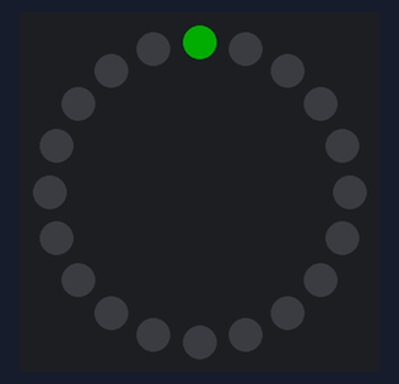
Simulated run of this sketch. Board: ESP8266 (NodeMCU). Parts: 20 RGB LEDs in a ring, first at the top, clockwise. Dim RGB values are drawn brighter than linear; WiFi joins after 1.5 s; servers stay silent unless stated; the strip is taken to match the declared colour order; no MQTT or app messages arrive unless stated.

Above: at 0.1 s.
At 1.0 s:
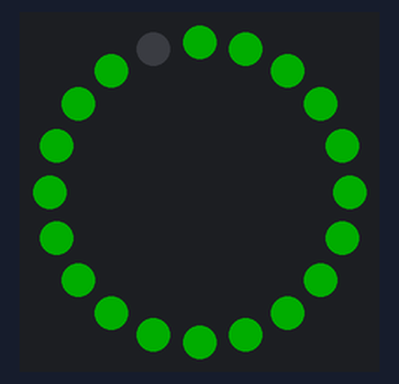
At 1.4 s:
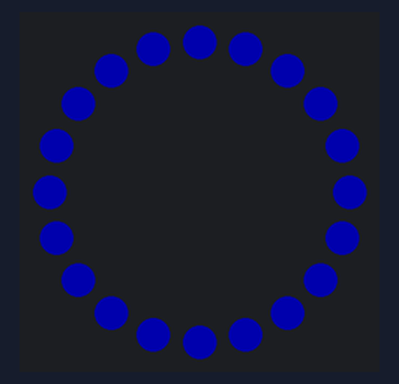

The sketch:

XmasStar_WiFi_MQTT.ino
```cpp
// (licence header left out)
#include <PubSubClient.h>
#include <ESP8266WiFi.h>
#include <Adafruit_NeoPixel.h>

#define BUTTON_PIN   0    // Digital IO pin connected to the button.  This will be
// driven with a pull-up resistor so the switch should
// pull the pin to ground momentarily.  On a high -> low
// transition the button press logic will execute.

#define PIXEL_PIN    2    // Digital IO pin connected to the NeoPixels.

// TODO: Better way to set these up
const char* ssid = "YOUR_SSID";
const char* password = "YOUR_PASSWORD";

// MQTT Server
char* server = "192.168.1.3";

// MQTT Topics to publish to and subscribe to
// SUB: Get new colours or control information
// PUB: Publish out status, e.g. starting, reconnected etc
#define MQTT_PUB_TOPIC "wifilights/status"
#define MQTT_BASE_TOPIC "wifilights/"
#define MQTT_COLOUR_TOPIC_PART "/colour"
#define MQTT_CONTROL_TOPIC_PART "/control"
// TODO: Use individual light specific topic.

// Hardware defines for this light
// TODO: Look at defining number of pixels remotely
#define PIXEL_COUNT    20

// Parameter 1 = number of pixels in strip,  neopixel stick has 8
// Parameter 2 = pin number (most are valid)
// Parameter 3 = pixel type flags, add together as needed:
//   NEO_RGB     Pixels are wired for RGB bitstream
//   NEO_GRB     Pixels are wired for GRB bitstream, correct for neopixel stick
//   NEO_KHZ400  400 KHz bitstream (e.g. FLORA pixels)
//   NEO_KHZ800  800 KHz bitstream (e.g. High Density LED strip), correct for neopixel stick
Adafruit_NeoPixel strip = Adafruit_NeoPixel(PIXEL_COUNT, PIXEL_PIN, NEO_RGB + NEO_KHZ400);

void callback(char* topic, byte* payload, unsigned int length);

// Wifi/MQTT objects
WiFiClient wifiClient;
PubSubClient client(server, 1883, callback, wifiClient);

// Build the client name based on "WiFiLight-MAC-millis" to provide uniqueness
String clientName;
String ledIdStr;
String subTopic;
String colourTopic;
String controlTopic;

// If using rainbow then keep track so function doesnt take up time
#define RAINBOW_DELAY 50
#define WIPE_DELAY 20
boolean rainbowMode = true;
long rainbowMillis = 0L;
int rainbowOuter = 0;
long rainbowDelay = RAINBOW_DELAY;
long wipeDelay = WIPE_DELAY;

// For WiFi Star V1.0 LEDs 13 and 14 are swapped
void setPixelColor(uint16_t n, uint32_t c) {
  if ( n == 13 )
    n = 14;
  else if ( n == 14 )
    n = 13;
  strip.setPixelColor( n, c );
}


/** getColour - Get the integer colour value from a 2 hex digit characters
   @param val - The character pointer to hex values
   @return integer representation, 0-255 of the hex value
*/
int getColour( char *val ) {
  int col = 0;
  for ( int i = 0; i < 2; i++ ) {
    col *= 16;
    if ( *val >= 'a' && *val <= 'f')
      col += (*val - 'a' + 10);
    else if ( *val >= 'A' && *val <= 'F' )
      col += (*val - 'A' + 10);
    else
      col += (*val - '0');

    val++;
  }
  return col;
}

/** callback for MQTT subscription
   New messages on the subscribed topic are processed here.
   If wildcard topic is used, then individual topic code would need to handle their
   corresponding payloads.
   @param topic - Char pointer to topic name. 0 terminated
   @param payload - Pointer to payload, not 0 terminated, use length.
   @param length - of payload

*/
void callback(char* topic, byte* payload, unsigned int length) {
  char *pl = (char*)payload;
  char *tPtr = topic;
  // Is it a control topic or colour topic message
  //  if ( strncmp(tPtr, MQTT_CONTROL_TOPIC, strlen(MQTT_CONTROL_TOPIC)) == 0 ) {
  // TODO: Make into string comparisons instead of char str
  if ( strncmp(tPtr, (char*)controlTopic.c_str(), strlen((char*)controlTopic.c_str())) == 0 ) {
    // Control message is of form name=value or off
    char value[10];
    if (strncmp(pl, "delay=", 6) == 0) {
      // Wipe delay
      strncpy( value, &pl[6], length - 6);
      int tmp = atoi(value);
      wipeDelay = tmp;
    } else if (strncmp(pl, "rdelay=", 7) == 0) {
      // Rainbow delay
      strncpy( value, &pl[7], length - 7);
      int tmp = atoi(value);
      rainbowDelay = tmp;
    } else if (strncmp(pl, "off", 3) == 0) {
      // All off
      clearStrip();
      rainbowMode = false;
    }
    //  } else if ( strncmp(tPtr, MQTT_COLOUR_TOPIC, strlen(MQTT_COLOUR_TOPIC)) == 0 ) {
  } else if ( strncmp(tPtr, (char*)colourTopic.c_str(), strlen((char*)colourTopic.c_str())) == 0 ) {

    // Its a colour topic message, set next colour
    rainbowMode = false;
    if (strncmp(pl, "red", 3) == 0) {
      colorWipe(Color(255, 0, 0), wipeDelay);
    } else if (strncmp(pl, "green", 5) == 0) {
      colorWipe(Color(0, 255, 0), wipeDelay);
    } else if (strncmp(pl, "blue", 4) == 0) {
      colorWipe(Color(0, 0, 255), wipeDelay);
    } else if (strncmp(pl, "off", 3) == 0) {
      colorWipe(Color(0, 0, 0), 0);
    } else if (strncmp(pl, "#", 1) == 0) {
      // get colour hex value only if message long enough
      if ( length > 6 ) {
        char col[10];
        strncmp( col, &pl[1], length - 1);
        // Should be 6 hex characters
        int red = getColour( &pl[1] );
        int green = getColour( &pl[3] );
        int blue = getColour( &pl[5] );
        colorWipeIn(Color(red, green, blue), wipeDelay);
      }
    } else if (strncmp(pl, "rainbow", 7) == 0) {
      // Reset Rainbow mode
      rainbowMode = true;
      rainbowOuter = 0;
    } else {
      // Turn off
      rainbowMode = false;
      clearStrip();
    }
  }
}

/** nodeIdToStr - Convert ESP8266 MAC address in array to string representation. Called Node ID
   here to avoid confusion with Message Authentication Codes (MAC) in CryptoAuth.
   @param mac - pointer to WiFi MAC address array
   @param incColon - Include : between octets if true
   @return String representation of MAC address
*/
String nodeIdToStr(const uint8_t* mac, bool incColon)
{
  String result;
  for (int i = 0; i < 6; ++i) {
    result += String(mac[i], 16);
    if (incColon && i < 5)
      result += ':';
  }
  return result;
}

/** setup - Perform various setup functions of hardware, connect to WiFi
*/
void setup() {

  strip.begin();
  clearStrip();

  // Set brighness, 0=darkest (off), 255=brightest.
  strip.setBrightness(50);

  colorWipe(strip.Color(0, 0, 0), 0);    // Black/off

  // Connect to WiFi network
  /* Explicitly set the ESP8266 to be a WiFi-client, otherwise, it by default,
     would try to act as both a client and an access-point and could cause
     network-issues with your other WiFi-devices on your WiFi-network. */
  WiFi.mode(WIFI_STA);
  WiFi.begin(ssid, password);
  colorWipe(strip.Color(0, 255, 0), 50);
  while (WiFi.status() != WL_CONNECTED) {
    // Flash LED Blue while waiting
    colorWipeIn(strip.Color(0, 0, 255), 100 ); // Blue
    strip.show();
    delay(200);
    colorWipeIn(strip.Color(0, 0, 0), 50);  // Off
    strip.show();
  }

  colorWipe(strip.Color(0, 0, 0), 0);    // Black/off

  // Generate client name based on Product, ESP8266 MAC address and last 8 bits of microsecond counter
  clientName += "XmasStar-";
  uint8_t mac[6];
  WiFi.macAddress(mac);
  ledIdStr = nodeIdToStr(mac, false);

  clientName += ledIdStr;
  clientName += "-";
  clientName += String(micros() & 0xff, 16);

  // Setup colour and control topic names
  colourTopic = MQTT_BASE_TOPIC + ledIdStr + MQTT_COLOUR_TOPIC_PART;
  controlTopic = MQTT_BASE_TOPIC + ledIdStr + MQTT_CONTROL_TOPIC_PART;
  subTopic =  MQTT_BASE_TOPIC + ledIdStr + "/#";

  if (client.connect((char*) clientName.c_str())) {
    String startMsg = clientName + " Started";
    if (client.publish(MQTT_PUB_TOPIC, (char*)startMsg.c_str())) {
      // Published
      setPixelColor(0, Color(0, 255, 0));    // Green
      strip.show();
    }
  }
  else {
    // Restart whole device and try to re-connect
    setPixelColor(0, Color(255, 0, 0));  // Red
    strip.show();
    delay(1000);
    clearStrip();
    abort();
  }

  client.subscribe((char*)subTopic.c_str());    //MQTT_SUB_TOPIC);
  setPixelColor(0, Color(128, 128, 128));    // 1/2 white for 500mS
  strip.show();
  delay(500);
  setPixelColor(0, Color(0, 0, 0));    // Off
  strip.show();

  // Ready!
}

/** loop - main loop where processing happens
   Look for incoming subscribed messages, if rainbow mode, determine if its
   time to move the sequence on
*/
void loop() {
  client.loop();

  if ( rainbowMode ) {
    if ( millis() > rainbowMillis + rainbowDelay) {
      rainbowMillis = millis();
      rainbowStrip( rainbowOuter ) ;
      if ( ++rainbowOuter > 255 ) {
        rainbowOuter = 0;
      }
    }
  }
}

/** rainbowStrip - Re-draw strip based on outer loop value
   @param outer - The outer loop value, range 0-255
*/
void rainbowStrip(int outer) {
  for (int i = 0; i < strip.numPixels(); i++) {
    setPixelColor(i, Wheel( (i + outer) % 255));
  }
  strip.show();   // write all the pixels out
}


/** colorWipe - fill the dots one after the other with said color
   @param c - the colour value
   @param wait - Wait in mS between each pixel colour changes
*/
void colorWipe(uint32_t c, uint32_t wait) {
  if ( wait > 0 ) {
    for (int i = 0; i < strip.numPixels(); i++) {
      setPixelColor(i, c);
      strip.show();
      delay(wait);
    }
  } else {
    for (int i = 0; i < strip.numPixels(); i++)
      setPixelColor(i, c);
    strip.show();
  }
}

void colorWipeIn(uint32_t c, uint8_t wait) {

  // 5 arms, 4 LEDs/arm
  for (uint16_t i = 0; i < 4; i++) { // LEDs on each arm
    for ( uint16_t j = 0; j < 5; j++) { // Arm
      int pixelNum = 4 * j + i;
      setPixelColor(pixelNum, c);
    }
    strip.show();
    delay(wait);
  }
}

/* Helper functions, taken from Adafruit WS2801 library example sketches */

/** clearStrip - reset the strip to all LEDs off
*/
void clearStrip() {
  for (int i = 0; i < strip.numPixels(); i++) {
    setPixelColor(i, 0L);
  }
  strip.show();
}

/** Colour - Create a 24 bit color value from R,G,B components
   @param r - Red component
   @param g - Green component
   @param b - Blue component
   @return 24 (32) bit encoded RGB value
*/
uint32_t Color(byte r, byte g, byte b)
{
  uint32_t c;
  c = r;
  c <<= 8;
  c |= g;
  c <<= 8;
  c |= b;
  return c;
}

/** Wheel - Input a value 0 to 255 to get a color value.
   The colours are a transition r - g -b - back to r
   @param WheelPos - Position on the colour wheel
   @return 24 (32) bit encoded RGB value
*/
uint32_t Wheel(byte WheelPos)
{
  if (WheelPos < 85) {
    return Color(WheelPos * 3, 255 - WheelPos * 3, 0);
  } else if (WheelPos < 170) {
    WheelPos -= 85;
    return Color(255 - WheelPos * 3, 0, WheelPos * 3);
  } else {
    WheelPos -= 170;
    return Color(0, WheelPos * 3, 255 - WheelPos * 3);
  }
}
```

Measured:
- by itself, everything shown: repeats every 13.1 s, in 255 steps
